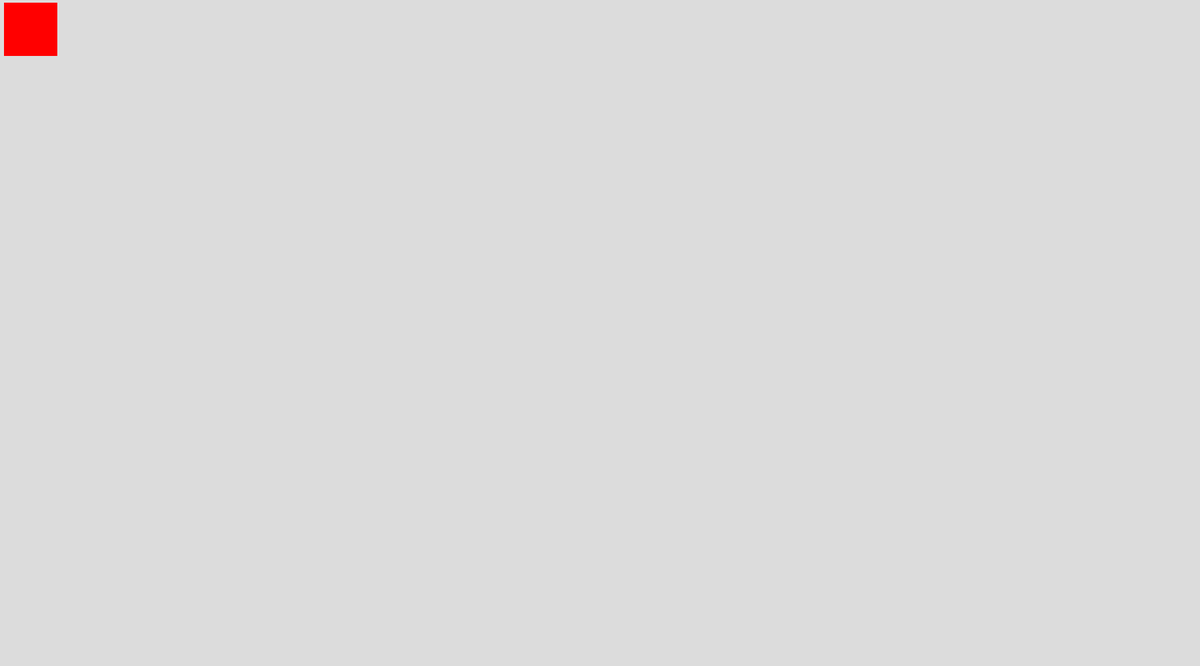
Frame 1 (no input)
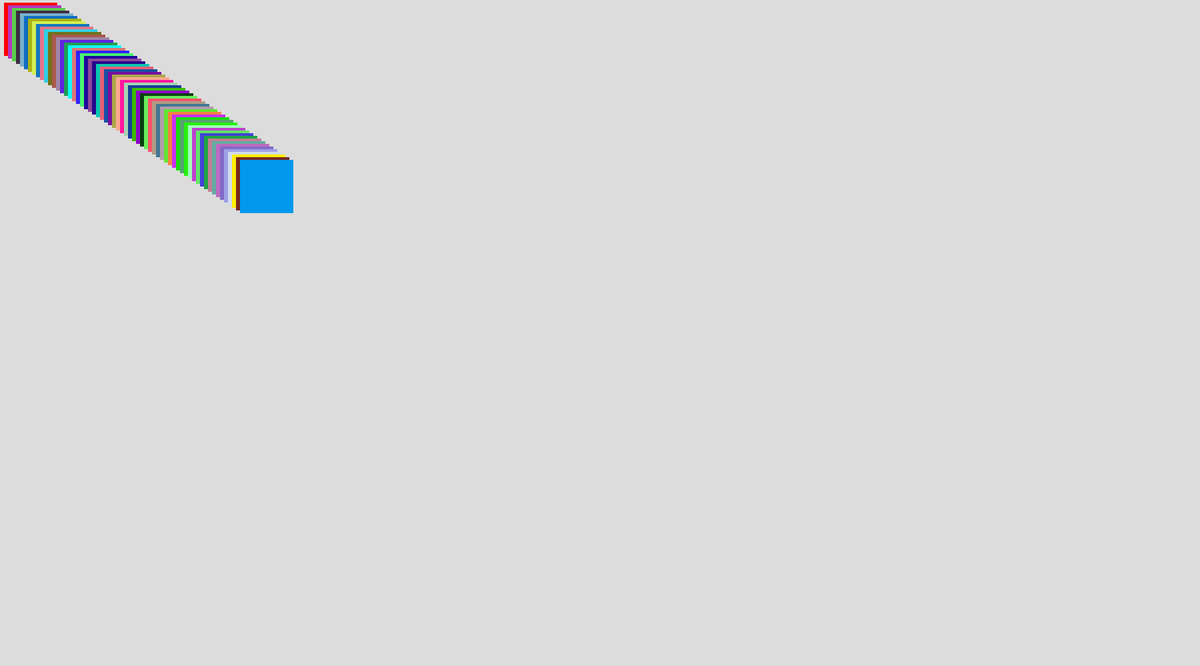
Frame 60 (no input)
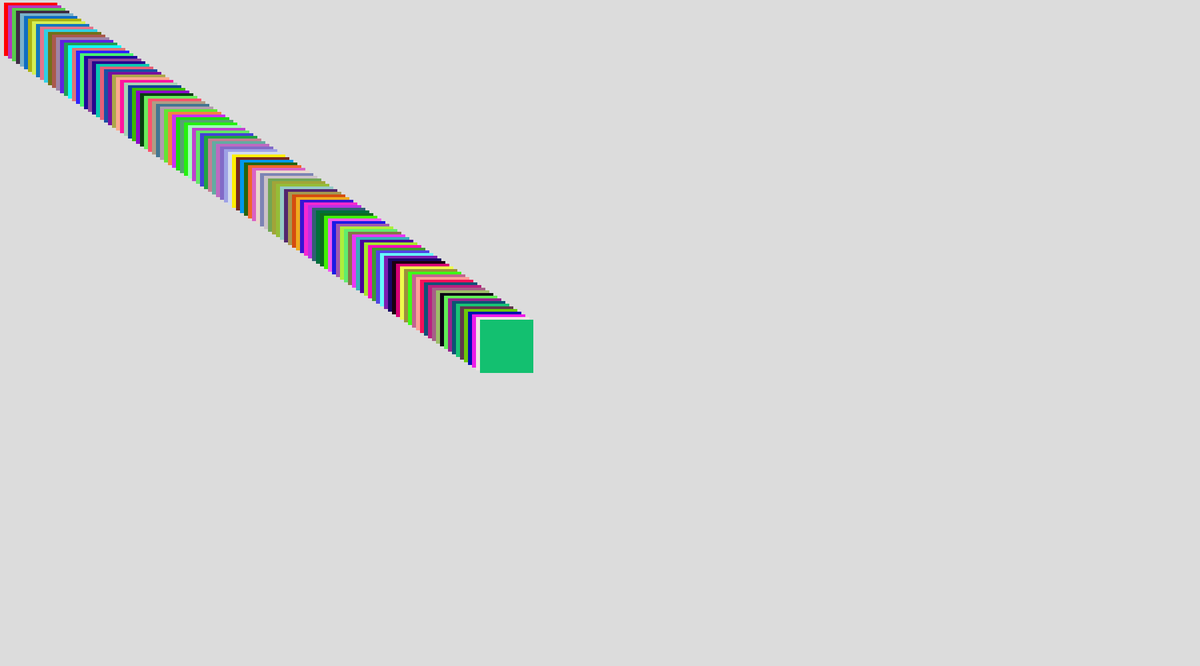
Frame 120 (the mouse pressed at the canvas centre since frame 60)

The p5.js sketch that drew these frames (run headless with seeded random() and noise() and a simulated clock; from frame 60 on, the mouse is pressed at the canvas centre):

// p5.js sketch
// ── sketch.js

let x = 0;
let y = 0;
let posx = 6;
let posy = 4;
let Size = 80;
let Color;
function setup() {
    createCanvas(1800, 1000);
    Color = color(255, 0, 0);
    background(220);
}

function draw() {
    noStroke();
    Square();

    changeSquareColor();
}

function Square() {
    fill(Color);
    x += posx;
    y += posy;
    square(x, y, Size);


    if (x > width - Size) {
        posx *= -1;
    }
    else if (x < 0) {
        posx *= -1;

    }
    if (y > height - Size) {
        posy *= -1;

    }
    if (y < 0) {
        posy *= -1;

    }

}

function changeSquareColor() {

    let r = random(0, 255);
    let g = random(0, 255);
    let b = random(0, 255);
    Color = color(r, g, b);
}
